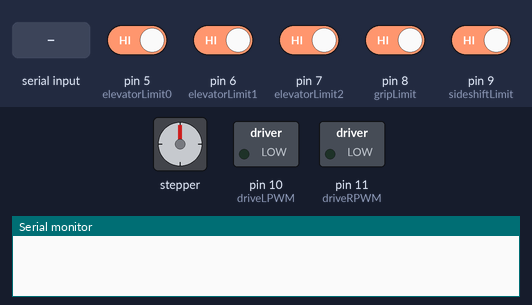
Bench run of a sketch on a simulated Arduino Uno, built with avr-gcc and run on an emulated ATmega328P. Shown: stepper motor, switched loads named in the sketch (green lamp = pin HIGH), the last lines printed to the serial monitor. Wiring (inferred from the names in the program): stepper motor (2048 steps per turn assumed): coils A0, A1, A2, A3. The inputs (shaded band) are chosen by the test bench; at power-on: pin 5 (elevatorLimit0), pin 6 (elevatorLimit1), pin 7 (elevatorLimit2), pin 8 (gripLimit), pin 9 (sideshiftLimit) HIGH. Pins used as bus, display or sensor lines are not drawn.

Above: at 1.2 s.
1.3 s: "<3>" received over Serial
At 1.55 s:
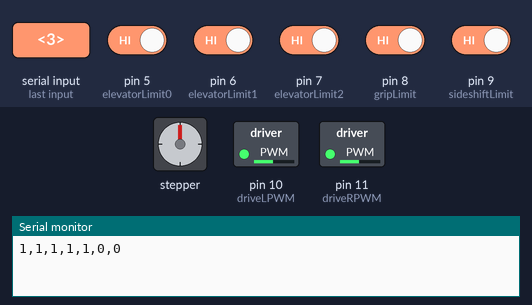
3.3 s: "<1,90>" received over Serial
At 3.58 s:
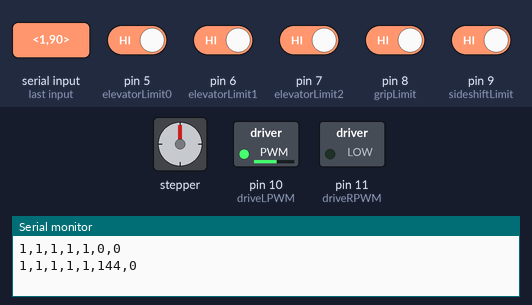
5.3 s: "<1,90,45>" received over Serial
At 5.58 s:
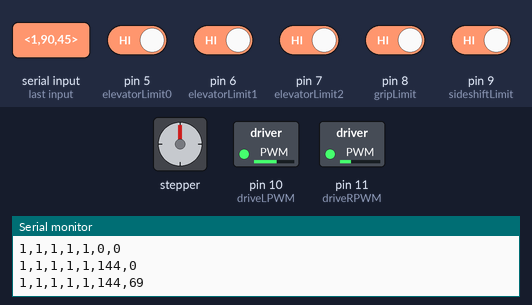
8.3 s: "<30,150>" received over Serial
At 8.7 s:
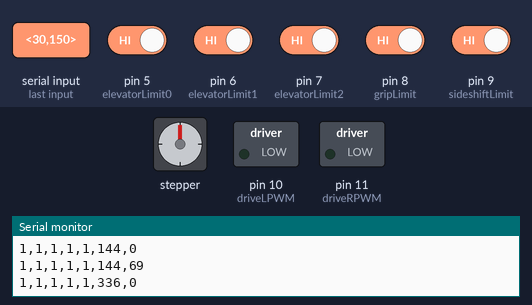
9.8 s: "<0>" received over Serial
At 11.1 s:
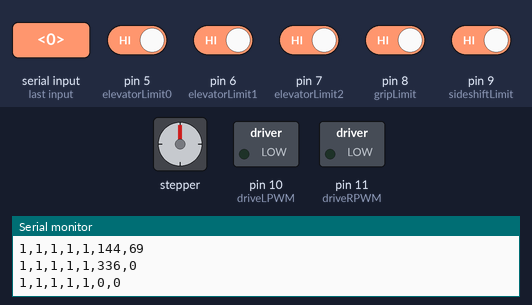
11.4 s: "<4>" received over Serial
At 11.8 s:
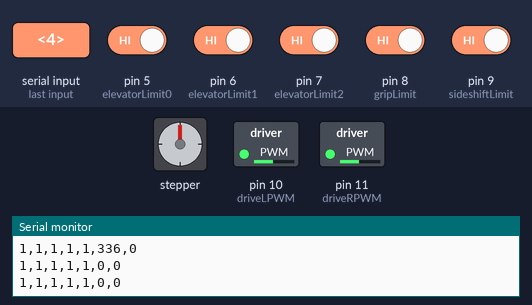
Timing chart, 0 to 14.4 s (numbered marks = the images above; inputs shaded):
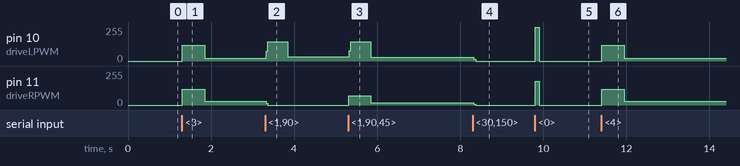

The sketch:

SensorArduino.ino
```cpp
/******** Created for 2019 ECU ATMAE Robotics Competition ********/

//Configuration for RX'd Serial Character Array//
#define charSize 64
char serialRXArray[charSize] = { 0 }; //Initialize a char array of size charSize

boolean serialEchoFlag = true; //Set this flag to echo data back to Serial Host. True negatively impacts runtime!!
boolean serialReceived = false; //Do not adjust, flag used in processing logic
boolean serialParsed = false;

// GLOBAL VARIABLES RX'd OVER SERIAL LINK, See serialParse() //
int driveMode = 0;
int ltDrive = 0;
int rtDrive = 0;

//Pin mappings for updateOutputs()//
#define driveLPWM 10
#define driveRPWM 11
#define driveLin1 A0
#define driveLin2 A1
#define driveRin3 A2
#define driveRin4 A3
boolean driveStallReady = false;
int driveLastKnownState = 0;

//Initialize watchdog timer in case we lose serial comms (shuts off motors, locks steppers)
long currentTime = 0;
long watchdogTimeout = 0;
long watchdogThreshold = 500; //Time in millis to wait for serial comms before shutting down motors

//Pin mappings for getLimits()
#define elevatorLimit0 5
#define elevatorLimit1 6
#define elevatorLimit2 7
#define gripLimit 8
#define sideshiftLimit 9

//Global variables for getLimits()
int elevatorLimitStatus0 = 0;
int elevatorLimitStatus1 = 0;
int elevatorLimitStatus2 = 0;
int gripLimitStatus = 0;
int sideshiftLimitStatus = 0;

void setup() {
  //Set up serial line
  Serial.begin(9600);

  //Set up getLimits() as PULLUP so we don't have to use external resistor network
  pinMode(elevatorLimit0, INPUT_PULLUP);
  pinMode(elevatorLimit1, INPUT_PULLUP);
  pinMode(elevatorLimit2, INPUT_PULLUP);
  pinMode(gripLimit, INPUT_PULLUP);
  pinMode(sideshiftLimit, INPUT_PULLUP);

  // Set up drive outputs and map to values defined above
  pinMode(driveLPWM, OUTPUT);
  pinMode(driveRPWM, OUTPUT);
  pinMode(driveLin1, OUTPUT);
  pinMode(driveLin2, OUTPUT);
  pinMode(driveRin3, OUTPUT);
  pinMode(driveRin4, OUTPUT);
  // Tell drive outputs to go LOW to prevent erroneous movement on startup
  digitalWrite(driveLin1, LOW);
  digitalWrite(driveLin2, LOW);
  digitalWrite(driveRin3, LOW);
  digitalWrite(driveRin4, LOW);
  analogWrite(driveLPWM, LOW);
  analogWrite(driveRPWM, LOW);
}

void loop() {
  currentTime = millis();
  serialRead();
  serialParse();
  serialEcho();
  getLimits();
  driveModeOutput();
  motorPWM();
  watchdogUpdate();
}

void getLimits() {
  if (digitalRead(elevatorLimit0) == 0) {
    elevatorLimitStatus0 = 0;
  }
  else {
    elevatorLimitStatus0 = 1;
  }
  if (digitalRead(elevatorLimit1) == 0) {
    elevatorLimitStatus1 = 0;
  }
  else {
    elevatorLimitStatus1 = 1;
  }
  if (digitalRead(elevatorLimit2) == 0) {
    elevatorLimitStatus2 = 0;
  }
  else {
    elevatorLimitStatus2 = 1;
  }
  if (digitalRead(gripLimit) == 0) {
    gripLimitStatus = 0;
  }
  else {
    gripLimitStatus = 1;
  }
  if (digitalRead(sideshiftLimit) == 0) {
    sideshiftLimitStatus = 0;
  }
  else {
    sideshiftLimitStatus = 1;
  }
}

//Pull data in over serial link, RX data until startMarker and endMarker are received, denoting a full message
void serialRead() { //Based on code from: https://forum.arduino.cc/index.php?topic=288234.0
  static boolean serialRXInProg = false;
  static byte rxCharIndex = 0; //Initialize a byte with value zero as a pointer to the place in array to move data
  char startMarker = '<'; //All messages must begin with this. If not, it will not be read
  char endMarker = '>'; //End messages with this so the char array gets properly terminated
  char rc; //Used to hold one char from the Serial buffer until it is loaded into the array
  while (Serial.available() && serialReceived == false) { //serialReceived is initialized before first run!
    rc = Serial.read(); //Load next char in line to char rc
    //Serial.print(rc);
    if (serialRXInProg == true) {
      if (rc != endMarker) { //if the received char is NOT the endMarker
        serialRXArray[rxCharIndex] = rc; //Set serialRXArray @ location rxCharIndex to the char in rc
        rxCharIndex++; //Increment rxCharIndex in preparation for the next char
      }
      else {
        serialRXArray[rxCharIndex] = '\0'; //Our last RX'd char was endMarker. Terminate char array
        serialRXInProg = false; //Done RX'ing. Set bool to false
        rxCharIndex = 0; //Reset rxCharIndex (Technically not necessary due to declaration at beginning of this routine)
        serialReceived = true; //We have a full char array. Prep for Logic() and Reply()
        watchdogTimeout = currentTime + watchdogThreshold; //We've just received a new data packet. Update watchdogTimeout with a new value.
      }
    }

    if (rc == startMarker) { //This needs to go at the end so a startMarker doesn't waste space in serialRXArray
      serialRXInProg = true;
    }

  }
}

//Data received, put it into the proper global variables
void serialParse() {
  if (serialReceived == true && serialParsed == false) {
     char * strtokIndex; // used by strtok() as an index (pointer)
     strtokIndex = strtok(serialRXArray,","); //Look for the first comma, set pointer there
     driveMode = strtol(strtokIndex, NULL, 16);
     strtokIndex = strtok(NULL, ","); //Look for third comma, set pointer there
     ltDrive = strtol(strtokIndex, NULL, 16);
     strtokIndex = strtok(NULL, ","); //Look for fourth comma, set pointer there
     rtDrive = strtol(strtokIndex, NULL, 16);
     serialParsed = true; //Data has been parsed. Set bool flag
  }
}

void serialEcho() {
  if (serialEchoFlag == true && serialParsed == true && serialReceived == true) {
    Serial.print(elevatorLimitStatus0);
    Serial.print(F(","));
    Serial.print(elevatorLimitStatus1);
    Serial.print(F(","));
    Serial.print(elevatorLimitStatus2);
    Serial.print(F(","));
    Serial.print(gripLimitStatus);
    Serial.print(F(","));
    Serial.print(sideshiftLimitStatus);
    Serial.print(F(","));
    Serial.print(ltDrive);
    Serial.print(F(","));
    Serial.print(rtDrive);
    Serial.println();
    for (int i=0; i<charSize; i++) {
      serialRXArray[i] = '\0';
    }
    serialRXArray[0] = '\0'; //Nullify all data in char array by setting NULL to placeholder 0 This is redundant.
    serialReceived = false; //Reset this so we can RX more data
    serialParsed = false; //We've echoed, set boolean to false so we can analyze data again
  }
  if (serialEchoFlag == false && serialParsed == true && serialReceived == true) {
    serialRXArray[0] = '\0'; //Nullify all data in char array by setting NULL to placeholder 0 This is redundant.
    serialReceived = false; //Reset this so we can RX more data
    serialParsed = false; //We've echoed, set boolean to false so we can analyze data again
  }
}

void driveModeOutput() {
  // No drive motor movement
  if (driveMode == 0) {
    setDriveStop();
  }
  // Drive motor FORWARD
  if (driveMode == 1) {
    setDriveForward();
  }
  // Drive moter REVERSE
  if (driveMode == 2) {
    setDriveReverse();
  }
  // ZERO TURN CLOCKWISE
  if (driveMode == 3) {
    setDriveZturnCW();
  }
  // ZERO TURN COUNTER CLOCKWISE
  if (driveMode == 4) {
    setDriveZturnCCW();
  }
}

void setDriveStop() {
  digitalWrite(driveLin1, LOW);
  digitalWrite(driveLin2, LOW);
  digitalWrite(driveRin3, LOW);
  digitalWrite(driveRin4, LOW);
}

void setDriveForward() {
  digitalWrite(driveLin1, LOW);
  digitalWrite(driveLin2, HIGH);
  digitalWrite(driveRin3, HIGH);
  digitalWrite(driveRin4, LOW);
}

void setDriveReverse() {
  digitalWrite(driveLin1, HIGH);
  digitalWrite(driveLin2, LOW);
  digitalWrite(driveRin3, LOW);
  digitalWrite(driveRin4, HIGH);
}

void setDriveZturnCW() {
  digitalWrite(driveLin1, HIGH);
  digitalWrite(driveLin2, LOW);
  digitalWrite(driveRin3, HIGH);
  digitalWrite(driveRin4, LOW);
}

void setDriveZturnCCW() {
  digitalWrite(driveLin1, LOW);
  digitalWrite(driveLin2, HIGH);
  digitalWrite(driveRin3, LOW);
  digitalWrite(driveRin4, HIGH);
}

void motorPWM() {
  // Write PWM value to motors from value RX'd over serial
  if (driveMode == 0 || driveMode == 1 || driveMode == 2) {
    analogWrite(driveLPWM, ltDrive);
    analogWrite(driveRPWM, rtDrive);
    if (driveMode != 0 && ((ltDrive > 120) || (rtDrive > 120))) {
      driveStallReady = true;
      driveLastKnownState = driveMode;
    }
  }
  // If driveMode is ZERO TURN, set drive speed to MAX
  if (driveMode == 3 || driveMode == 4) {
    analogWrite(driveLPWM, 120);
    analogWrite(driveRPWM, 120);
    driveStallReady = false;
    driveLastKnownState = 0;
  }
  motorStallPulse();
}

void motorStallPulse() {
  if (driveStallReady == true && driveMode == 0) {
    if (driveLastKnownState == 1) {
      setDriveReverse();
      delayMicroseconds(50);
      analogWrite(driveLPWM, 255);
      analogWrite(driveRPWM, 180);
      delay(100);
      analogWrite(driveLPWM, 0);
      analogWrite(driveRPWM, 0);
      setDriveStop();
      driveStallReady = false;
    }
    if (driveLastKnownState == 2) {
      setDriveForward();
      delayMicroseconds(50);
      analogWrite(driveLPWM, 255);
      analogWrite(driveRPWM, 180);
      delay(100);
      analogWrite(driveLPWM, 0);
      analogWrite(driveRPWM, 0);
      setDriveStop();
      driveStallReady = false;
    }
  }
}

void watchdogUpdate() {
  if (currentTime > watchdogTimeout) {
    analogWrite(driveLPWM, 0);
    analogWrite(driveRPWM, 0);
  }
}
```

Measured:
- after the input at 1.3 s, pin 10 (driveLPWM): 0/255 → 120/255 at once, → 21/255 0.54 s later; pin 11 (driveRPWM): 0/255 → 120/255 at once, → 27/255 0.54 s later
- after the input at 3.3 s, pin 10 (driveLPWM): 21/255 → 144/255 at once, → 32/255 0.52 s later; pin 11 (driveRPWM): 27/255 → 0/255 at once
- after the input at 5.3 s, pin 10 (driveLPWM): 32/255 → 144/255 at once, → 29/255 0.52 s later; pin 11 (driveRPWM): 0/255 → 69/255 at once, → 16/255 0.54 s later
- after the input at 8.3 s, pin 10 (driveLPWM): 29/255 → 0/255 at once; pin 11 (driveRPWM): 16/255 → 0/255 at once
- after the input at 9.8 s, pin 10 (driveLPWM): 0/255 → 255/255 at once, → 0/255 0.10 s later; pin 11 (driveRPWM): 0/255 → 180/255 at once, → 0/255 0.10 s later
- after the input at 11.4 s, pin 10 (driveLPWM): 0/255 → 120/255 at once, → 21/255 0.54 s later; pin 11 (driveRPWM): 0/255 → 120/255 at once, → 27/255 0.54 s later
